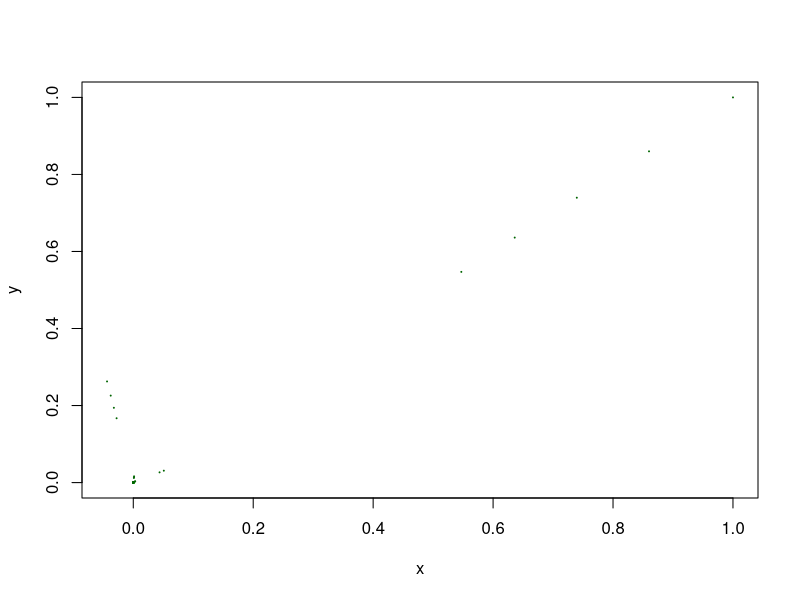

Reproduce this figure in R.


library(grid)

A=vector("list", 4)
# shrink in x direction
A[[1]] = matrix(c(.03,0,
                  0,0.1), nrow=2)
# shrink by 0.86
A[[2]] = matrix(c(0.86, 0.0,
                  0.0, 0.86), nrow=2)
#rotate and shrink
A[[3]] = matrix(c(0.2, 0.2, 
                  -0.28, 0.28), nrow=2)
#rotate and shrink
A[[4]] = matrix(c(-0.15, 0.36, 
                  0.28, 0.245), nrow=2)

#translate in y direction
b=vector("list",4)
b[[1]] = matrix(c(0, 1))
b[[2]] = matrix(c(1,0))
b[[3]] = matrix(c(1, 1))
b[[4]] = matrix(c(-1, 1))


prob=c(.02, .9, .15, .12)

n<- 50000
x <- numeric(n)
y <- numeric(n)
x[1] <- y[1]<- 1

############
for (i in 1:(n-1)){
  trans <- sample(1:4, prob=prob, size=1)
  xy <- A[[trans]]%*%c(x[i], y[i]) #+ b[[trans]]
  x[i+1] <- xy[1]
  y[i+1] <- xy[2]
}

plot(x, y, col='darkgreen', cex=0.1)
